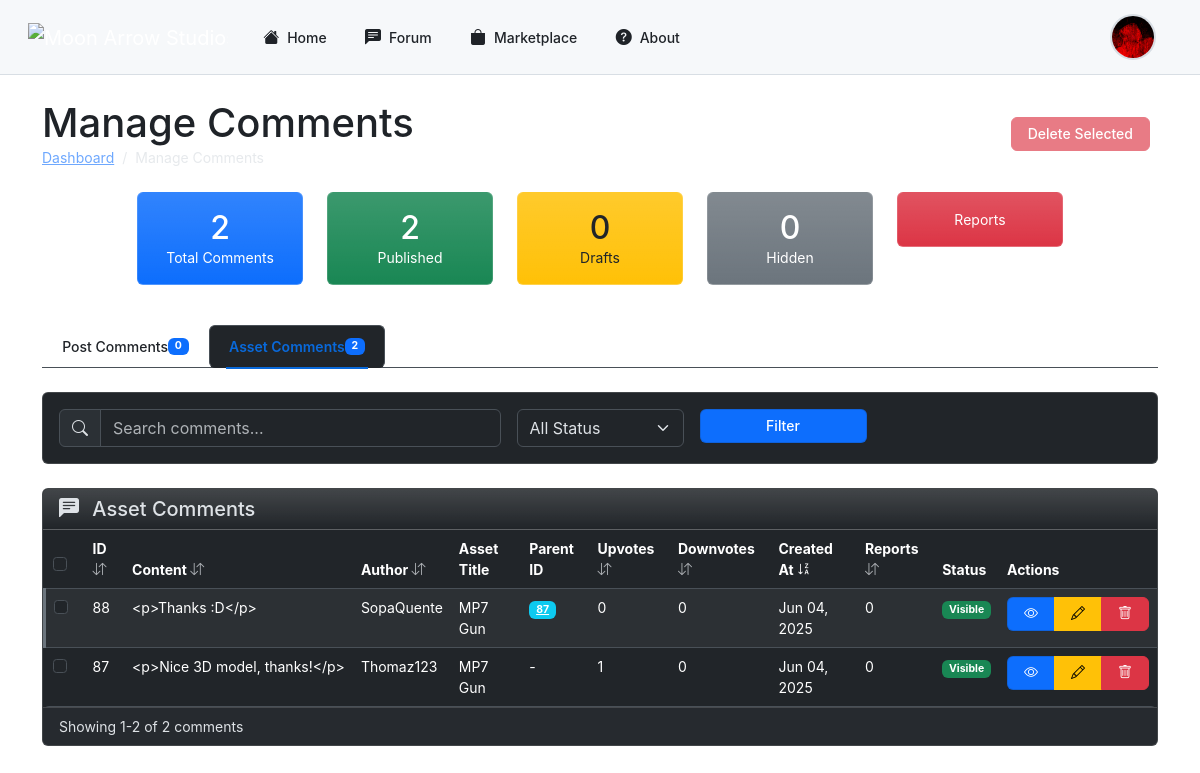
The page /php/admin/manage_comments.php?type=asset (signed in) on the database its author committed.
### tables this page shows
CREATE TABLE IF NOT EXISTS `comments_asset` (
  `id` int NOT NULL AUTO_INCREMENT,
  `asset_id` int NOT NULL,
  `user_id` int NOT NULL,
  `content` text NOT NULL,
  `created_at` datetime DEFAULT CURRENT_TIMESTAMP,
  `parent_id` int DEFAULT NULL,
  `upvotes` int NOT NULL DEFAULT '0',
  `downvotes` int NOT NULL DEFAULT '0',
  `status` enum('published','draft','hidden') NOT NULL DEFAULT 'published',
  `reported_count` int NOT NULL DEFAULT '0',
  `updated_at` timestamp NULL DEFAULT CURRENT_TIMESTAMP ON UPDATE CURRENT_TIMESTAMP,
  `edited_at` timestamp NULL DEFAULT NULL,
  PRIMARY KEY (`id`),
  KEY `asset_id` (`asset_id`),
  KEY `user_id` (`user_id`),
  KEY `idx_parent_id` (`parent_id`)
);

CREATE TABLE IF NOT EXISTS `users` (
  `user_id` int NOT NULL AUTO_INCREMENT,
  `username` varchar(50) NOT NULL,
  `email` varchar(100) NOT NULL,
  `password` varchar(255) NOT NULL,
  `role` enum('admin','user') DEFAULT 'user',
  `created_at` datetime DEFAULT CURRENT_TIMESTAMP,
  `profile_picture` varchar(255) DEFAULT NULL,
  `banner` varchar(255) DEFAULT NULL,
  `description` text,
  `status` enum('active','suspended') NOT NULL DEFAULT 'active',
  `youtube` varchar(255) DEFAULT NULL,
  `linkedin` varchar(255) DEFAULT NULL,
  `twitter` varchar(255) DEFAULT NULL,
  `instagram` varchar(255) DEFAULT NULL,
  `github` varchar(255) DEFAULT NULL,
  `portfolio` varchar(255) DEFAULT NULL,
  `reported_count` int NOT NULL DEFAULT '0',
  `follow_notifications` tinyint(1) NOT NULL DEFAULT '1',
  `asset_comment_notifications` tinyint(1) NOT NULL DEFAULT '1',
  `reply_notifications` tinyint(1) NOT NULL DEFAULT '1',
  `notification_frequency` enum('instant','hourly','daily','weekly') NOT NULL DEFAULT 'instant',
  `email_updates` tinyint(1) NOT NULL DEFAULT '1',
  `comment_notifications` tinyint(1) NOT NULL DEFAULT '1',
  PRIMARY KEY (`user_id`),
  UNIQUE KEY `username` (`username`),
  UNIQUE KEY `email` (`email`)
);

CREATE TABLE IF NOT EXISTS `assets` (
  `id` int NOT NULL AUTO_INCREMENT,
  `title` varchar(255) NOT NULL,
  `content` text NOT NULL,
  `category_id` int NOT NULL,
  `hashtags` text,
  `images` text,
  `created_at` timestamp NULL DEFAULT CURRENT_TIMESTAMP,
  `videos` text,
  `user_id` int NOT NULL,
  `upvotes` int DEFAULT '0',
  `downvotes` int DEFAULT '0',
  `preview_image` varchar(255) DEFAULT NULL,
  `asset_file` varchar(255) DEFAULT NULL,
  `status` enum('published','draft','hidden') NOT NULL DEFAULT 'published',
  `views` int DEFAULT '0',
  `updated_at` timestamp NULL DEFAULT CURRENT_TIMESTAMP ON UPDATE CURRENT_TIMESTAMP,
  `reported_count` int DEFAULT '0',
  `asset_type` text NOT NULL,
  PRIMARY KEY (`id`),
  KEY `fk_posts_categories` (`category_id`),
  KEY `fk_user_id` (`user_id`)
);

### php/admin/manage_comments.php (the view, shortened to what the rows shown need)
<?php
function getSortIcon($column) {
    global $sortBy, $sortOrder;
    if ($sortBy !== $column) {
        return '<i class="bi bi-arrow-down-up text-muted"></i>';
    } else if ($sortOrder === 'ASC') {
        return '<i class="bi bi-sort-alpha-down"></i>';
    } else {
        return '<i class="bi bi-sort-alpha-down-alt"></i>';
    }
}
require_once '../db_connect.php';
$query = "SELECT role FROM users WHERE user_id = ?";
$page = isset($_GET['page']) ? (int)$_GET['page'] : 1;
$limit = isset($_GET['limit']) ? (int)$_GET['limit'] : 10;
$offset = ($page - 1) * $limit;
$commentType = isset($_GET['type']) ? $_GET['type'] : 'post';
$sortBy = isset($_GET['sort']) ? $_GET['sort'] : 'created_at';
$sortOrder = isset($_GET['order']) ? $_GET['order'] : 'DESC';
if ($commentType === 'asset') {
    $query = "SELECT c.id, c.content, c.status, c.upvotes, c.downvotes, c.created_at, c.reported_count,
                    u.user_id, u.username, a.title as asset_title, c.parent_id,
                    'asset' as comment_type
             FROM comments_asset c
             JOIN users u ON c.user_id = u.user_id
             JOIN assets a ON c.asset_id = a.id
             WHERE 1=1";
}
$params = [];
$types = "";
$query .= " ORDER BY $sortBy $sortOrder LIMIT ? OFFSET ?";
$params[] = $limit;
$params[] = $offset;
$types .= "ii";
$stmt = $conn->prepare($query);
$stmt->bind_param($types, ...$params);
$stmt->execute();
$result = $stmt->get_result();
$comments = [];
while ($row = $result->fetch_assoc()) {
    $comments[] = $row;
}
?>
<!DOCTYPE html>
<html lang="en" data-bs-theme="dark">
<head>
    <link rel="stylesheet" href="https://cdn.jsdelivr.net/npm/bootstrap-icons@1.11.3/font/bootstrap-icons.min.css">
    <link rel="stylesheet" href="https://cdn.jsdelivr.net/npm/bootstrap@5.3.3/dist/css/bootstrap.min.css">
</head>
<body>
    <?php include('../header.php'); ?>
    <div class="container py-4">
    <div class="d-flex justify-content-between align-items-center mb-4">
    <div>
        <h1 class="mb-0">Manage Comments</h1>
    </div>
</div>
        <div class="card mb-4">
            <div class="card-body p-0">
                <div class="table-responsive">
                <table class="table table-hover table-striped mb-0">
                    <thead>
                        <tr>
                            <th width="40">
                                <div class="form-check">
                                    <input class="form-check-input" type="checkbox" id="selectAll">
                                </div>
                            </th>
                            <th class="cursor-pointer" onclick="changeSort('id')">
                                ID <?php echo getSortIcon('id'); ?>
                            </th>
                            <th class="cursor-pointer" onclick="changeSort('content')">
                                Content <?php echo getSortIcon('content'); ?>
                            </th>
                            <th class="cursor-pointer" onclick="changeSort('username')">
                                Author <?php echo getSortIcon('username'); ?>
                            </th>
                            <th>
                                <?php echo ($commentType === 'asset') ? 'Asset Title' : 'Post Title'; ?>
                            </th>
                            <?php if ($commentType === 'asset'): ?>
                            <th>Parent ID</th>
                            <?php endif; ?>
                            <th class="cursor-pointer" onclick="changeSort('upvotes')">
                                Upvotes <?php echo getSortIcon('upvotes'); ?>
                            </th>
                            <th class="cursor-pointer" onclick="changeSort('downvotes')">
                                Downvotes <?php echo getSortIcon('downvotes'); ?>
                            </th>
                            <th class="cursor-pointer" onclick="changeSort('created_at')">
                                Created At <?php echo getSortIcon('created_at'); ?>
                            </th>
                            <th class="cursor-pointer" onclick="changeSort('reported_count')">
                                Reports <?php echo getSortIcon('reported_count'); ?>
                            </th>
                            <th>Status</th>
                            <th class="actions-column">Actions</th>
                        </tr>
                    </thead>
                    <tbody>
                        <?php if (count($comments) > 0): ?>
                            <?php foreach ($comments as $comment): ?>
                                <tr<?php echo ($commentType === 'asset' && $comment['parent_id']) ? ' class="reply-comment"' : ''; ?>>
                                    <td>
                                        <div class="form-check">
                                            <input class="form-check-input comment-select" type="checkbox"
                                                data-type="<?php echo $comment['comment_type']; ?>"
                                                value="<?php echo $comment['id']; ?>">
                                        </div>
                                    </td>
                                    <td><?php echo $comment['id']; ?></td>
                                    <td class="truncate-text"><?php echo htmlspecialchars($comment['content']); ?></td>
                                    <td><?php echo htmlspecialchars($comment['username']); ?></td>
                                    <td>
                                        <?php if ($commentType === 'asset'): ?>
                                            <?php echo htmlspecialchars($comment['asset_title']); ?>
                                        <?php else: ?>
                                            <?php echo htmlspecialchars($comment['post_title']); ?>
                                        <?php endif; ?>
                                    </td>
                                    <?php if ($commentType === 'asset'): ?>
                                    <td>
                                        <?php if ($comment['parent_id']): ?>
                                            <a href="php/admin/view_comment.php?id=<?php echo $comment['parent_id']; ?>&type=asset" class="badge bg-info">
                                                <?php echo $comment['parent_id']; ?>
                                            </a>
                                        <?php else: ?>
                                            -
                                        <?php endif; ?>
                                    </td>
                                    <?php endif; ?>
                                    <td><?php echo $comment['upvotes']; ?></td>
                                    <td><?php echo $comment['downvotes']; ?></td>
                                    <td><?php echo date('M d, Y', strtotime($comment['created_at'])); ?></td>
                                    <td><?php echo $comment['reported_count']; ?></td>
                                    <td>
                                        <?php if ($comment['status'] === 'published'): ?>
                                            <span class="badge bg-success">Visible</span>
                                        <?php elseif ($comment['status'] === 'draft'): ?>
                                            <span class="badge bg-warning text-dark">Draft</span>
                                        <?php else: ?>
                                            <span class="badge bg-secondary">Hidden</span>
                                        <?php endif; ?>
                                    </td>
                                    <td class="actions-column">
                                        <div class="btn-group btn-group-sm">
                                            <a href="<?php echo $baseUrl; ?>php/admin/view_comment.php?id=<?php echo $comment['id']; ?>&type=<?php echo $comment['comment_type']; ?>" class="btn btn-primary" title="View">
                                                <i class="bi bi-eye"></i>
                                            </a>
                                            <a href="edit_comment.php?id=<?php echo $comment['id']; ?>&type=<?php echo $comment['comment_type']; ?>" class="btn btn-warning" title="Edit">
                                                <i class="bi bi-pencil"></i>
                                            </a>
                                            <button class="btn btn-danger delete-comment" data-bs-toggle="modal" data-bs-target="#deleteCommentModal"
                                                data-comment-id="<?php echo $comment['id']; ?>"
                                                data-comment-type="<?php echo $comment['comment_type']; ?>"
                                                data-comment-content="<?php echo htmlspecialchars($comment['content']); ?>" title="Delete">
                                                <i class="bi bi-trash"></i>
                                            </button>
                                        </div>
                                    </td>
                                </tr>
                            <?php endforeach; ?>
                        <?php else: ?>
                            <tr>
                                <td colspan="<?php echo ($commentType === 'asset') ? '13' : '12'; ?>" class="text-center py-4">No comments found matching your criteria.</td>
                            </tr>
                        <?php endif; ?>
                    </tbody>
                </table>
                </div>
            </div>
        </div>
    </div>
</body>
</html>

### rows shown on the page
comments_asset: id "88", content "<p>Thanks :D</p>", user.username "SopaQuente", asset.title "MP7 Gun", parent "87", upvotes "0", downvotes "0", created_at "Jun 04, 2025", reported_count "0", status "Visible"
comments_asset: id "87", content "<p>Nice 3D model, thanks!</p>", user.username "Thomaz123", asset.title "MP7 Gun", upvotes "1", downvotes "0", created_at "Jun 04, 2025", reported_count "0", status "Visible"

### other values the page prints
$comment_stats['total_comments'] "2"
$comment_stats['published_count'] "2"
$comment_stats['draft_count'] "0"
$comment_stats['hidden_count'] "0"
$comment_type_count['post_comments_count'] "0"
$comment_type_count['asset_comments_count'] "2"
min(($page - 1) * $limit + 1, $totalRecords) "1"
min($page * $limit, $totalRecords) "2"
$totalRecords "2"
